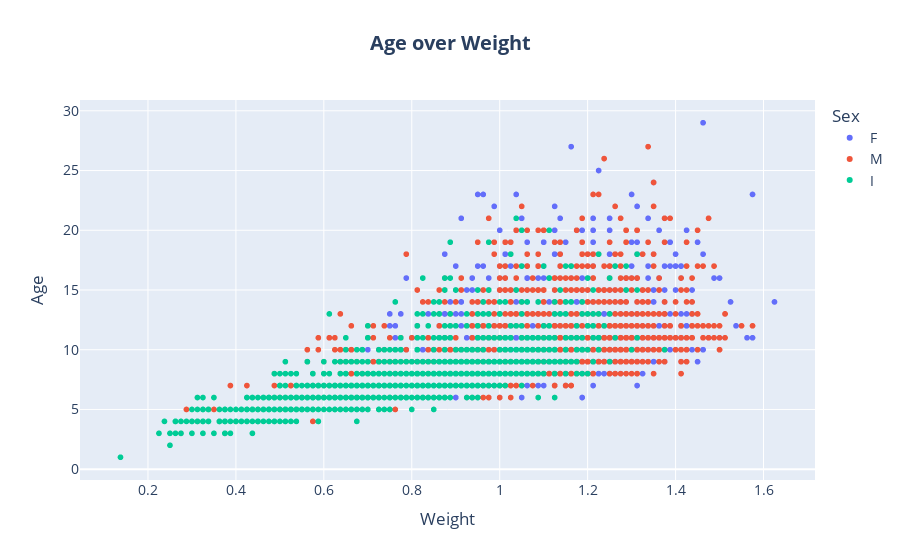

This figure's notebook cell:
### Code cell
fig = px.scatter(df, x="Diameter", y="Age", color="Sex", title="Age over Diameter")
# Customize the title and axis labels
fig.update_layout(
    title={'text': "Age over Weight", 'x': 0.5, 'xanchor': 'center', 'font': {'size': 20, 'weight': 'bold'}},
    xaxis_title="Weight",
    yaxis_title="Age",
    font=dict(size=14)  # This will apply to all text in the plot
)
fig.show()

### Figure 1 — Plotly figure (JSON) as saved in the notebook; plotly's stock layout.template omitted (floating-point values rounded to 4 significant figures; data arrays with more than 128 entries replaced by an {"elided": "..."} marker saying what was removed)
{"data": [{"hovertemplate": "Sex=F<br>Diameter=%{x}<br>Age=%{y}<extra></extra>", "legendgroup": "F", "marker": {"color": "#636efa", "symbol": "circle"}, "mode": "markers", "name": "F", "showlegend": true, "type": "scattergl", "x": {"elided": "1225 float values"}, "xaxis": "x", "y": {"elided": "1225 int values"}, "yaxis": "y"}, {"hovertemplate": "Sex=M<br>Diameter=%{x}<br>Age=%{y}<extra></extra>", "legendgroup": "M", "marker": {"color": "#EF553B", "symbol": "circle"}, "mode": "markers", "name": "M", "showlegend": true, "type": "scattergl", "x": {"elided": "1435 float values"}, "xaxis": "x", "y": {"elided": "1435 int values"}, "yaxis": "y"}, {"hovertemplate": "Sex=I<br>Diameter=%{x}<br>Age=%{y}<extra></extra>", "legendgroup": "I", "marker": {"color": "#00cc96", "symbol": "circle"}, "mode": "markers", "name": "I", "showlegend": true, "type": "scattergl", "x": {"elided": "1233 float values"}, "xaxis": "x", "y": {"elided": "1233 int values"}, "yaxis": "y"}], "layout": {"font": {"size": 14}, "legend": {"title": {"text": "Sex"}, "tracegroupgap": 0}, "title": {"font": {"size": 20, "weight": "bold"}, "text": "Age over Weight", "x": 0.5, "xanchor": "center"}, "xaxis": {"anchor": "y", "domain": [0, 1], "title": {"text": "Weight"}}, "yaxis": {"anchor": "x", "domain": [0, 1], "title": {"text": "Age"}}}}
